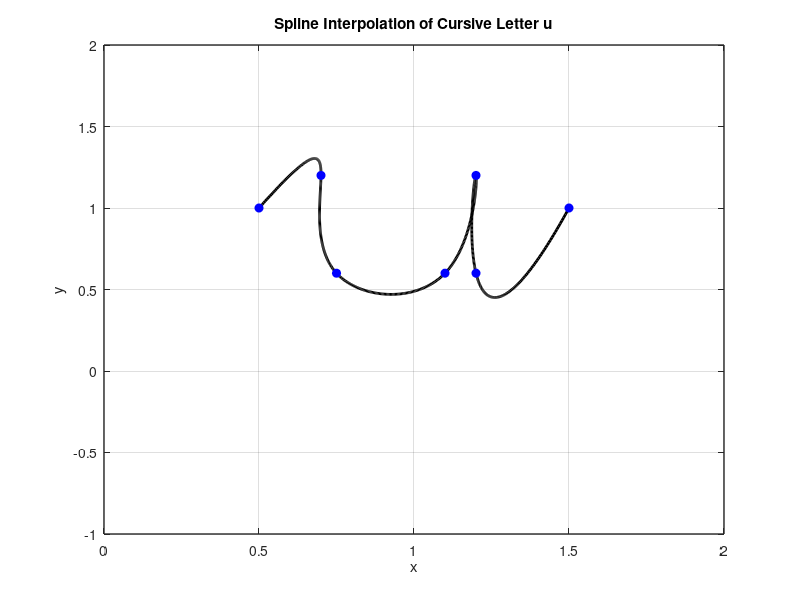

This chart was generated by the following MATLAB code:
x = [0.5 0.7 0.75 1.1 1.2 1.2 1.5];
y = [1 1.2 0.6 0.6 1.2 0.6 1];

n = length(x);
t = 0:n-1; % Parametric coordinate t
tt = 0:0.01:n-1; % More dense coordinate tt for spline interpolation

% Compute spline interpolation
xx = spline(t, x, tt);
yy = spline(t, y, tt);

% Plot settings
figure(1)
plot(xx, yy, 'k', 'LineWidth', 2) % plot spline
hold on
plot(x, y, 'bo', 'MarkerFaceColor', 'b') % plot data points
axis([0 2 -1 2])
grid on
title('Spline Interpolation of Cursive Letter u')
xlabel('x')
ylabel('y')
set(gca, 'FontSize', 10, 'LineWidth', 1)
grid on